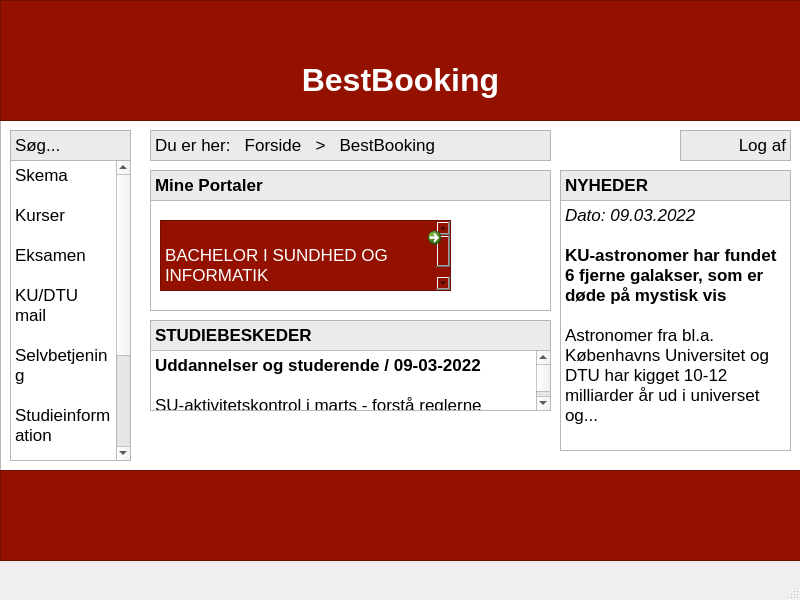
<?xml version="1.0" encoding="UTF-8"?>
<ui version="4.0">
 <class>MainWindow</class>
 <widget class="QMainWindow" name="MainWindow">
  <property name="geometry">
   <rect>
    <x>0</x>
    <y>0</y>
    <width>800</width>
    <height>600</height>
   </rect>
  </property>
  <property name="windowTitle">
   <string>MainWindow</string>
  </property>
  <widget class="QWidget" name="centralwidget">
   <widget class="QTextEdit" name="textEdit">
    <property name="geometry">
     <rect>
      <x>0</x>
      <y>-10</y>
      <width>801</width>
      <height>561</height>
     </rect>
    </property>
   </widget>
   <widget class="QTextEdit" name="textEdit_2">
    <property name="geometry">
     <rect>
      <x>0</x>
      <y>0</y>
      <width>801</width>
      <height>121</height>
     </rect>
    </property>
    <property name="styleSheet">
     <string notr="true">background-color: rgb(148, 17, 0);</string>
    </property>
    <property name="html">
     <string>&lt;!DOCTYPE HTML PUBLIC &quot;-//W3C//DTD HTML 4.0//EN&quot; &quot;http://www.w3.org/TR/REC-html40/strict.dtd&quot;&gt;
&lt;html&gt;&lt;head&gt;&lt;meta name=&quot;qrichtext&quot; content=&quot;1&quot; /&gt;&lt;meta charset=&quot;utf-8&quot; /&gt;&lt;style type=&quot;text/css&quot;&gt;
p, li { white-space: pre-wrap; }
&lt;/style&gt;&lt;/head&gt;&lt;body style=&quot; font-family:'.AppleSystemUIFont'; font-size:13pt; font-weight:400; font-style:normal;&quot;&gt;
&lt;p align=&quot;center&quot; style=&quot;-qt-paragraph-type:empty; margin-top:0px; margin-bottom:0px; margin-left:0px; margin-right:0px; -qt-block-indent:0; text-indent:0px;&quot;&gt;&lt;br /&gt;&lt;/p&gt;
&lt;p align=&quot;center&quot; style=&quot;-qt-paragraph-type:empty; margin-top:0px; margin-bottom:0px; margin-left:0px; margin-right:0px; -qt-block-indent:0; text-indent:0px; font-size:24pt; font-weight:700; color:#ffffff;&quot;&gt;&lt;br /&gt;&lt;/p&gt;
&lt;p align=&quot;center&quot; style=&quot; margin-top:0px; margin-bottom:0px; margin-left:0px; margin-right:0px; -qt-block-indent:0; text-indent:0px;&quot;&gt;&lt;span style=&quot; font-size:24pt; font-weight:700; color:#ffffff;&quot;&gt;BestBooking&lt;/span&gt;&lt;/p&gt;&lt;/body&gt;&lt;/html&gt;</string>
    </property>
   </widget>
   <widget class="QTextEdit" name="textEdit_3">
    <property name="geometry">
     <rect>
      <x>0</x>
      <y>470</y>
      <width>801</width>
      <height>91</height>
     </rect>
    </property>
    <property name="styleSheet">
     <string notr="true">background-color: rgb(148, 17, 0);</string>
    </property>
   </widget>
   <widget class="QTextEdit" name="textEdit_4">
    <property name="geometry">
     <rect>
      <x>680</x>
      <y>130</y>
      <width>111</width>
      <height>31</height>
     </rect>
    </property>
    <property name="styleSheet">
     <string notr="true">background-color: rgb(235, 235, 235);</string>
    </property>
    <property name="html">
     <string>&lt;!DOCTYPE HTML PUBLIC &quot;-//W3C//DTD HTML 4.0//EN&quot; &quot;http://www.w3.org/TR/REC-html40/strict.dtd&quot;&gt;
&lt;html&gt;&lt;head&gt;&lt;meta name=&quot;qrichtext&quot; content=&quot;1&quot; /&gt;&lt;meta charset=&quot;utf-8&quot; /&gt;&lt;style type=&quot;text/css&quot;&gt;
p, li { white-space: pre-wrap; }
&lt;/style&gt;&lt;/head&gt;&lt;body style=&quot; font-family:'.AppleSystemUIFont'; font-size:13pt; font-weight:400; font-style:normal;&quot;&gt;
&lt;p align=&quot;justify&quot; dir='rtl' style=&quot; margin-top:0px; margin-bottom:0px; margin-left:0px; margin-right:0px; -qt-block-indent:0; text-indent:0px;&quot;&gt;&lt;span style=&quot; color:#000000;&quot;&gt;Log af&lt;/span&gt;&lt;/p&gt;&lt;/body&gt;&lt;/html&gt;</string>
    </property>
   </widget>
   <widget class="QTextEdit" name="textEdit_5">
    <property name="geometry">
     <rect>
      <x>10</x>
      <y>160</y>
      <width>121</width>
      <height>301</height>
     </rect>
    </property>
    <property name="html">
     <string>&lt;!DOCTYPE HTML PUBLIC &quot;-//W3C//DTD HTML 4.0//EN&quot; &quot;http://www.w3.org/TR/REC-html40/strict.dtd&quot;&gt;
&lt;html&gt;&lt;head&gt;&lt;meta name=&quot;qrichtext&quot; content=&quot;1&quot; /&gt;&lt;meta charset=&quot;utf-8&quot; /&gt;&lt;style type=&quot;text/css&quot;&gt;
p, li { white-space: pre-wrap; }
&lt;/style&gt;&lt;/head&gt;&lt;body style=&quot; font-family:'.AppleSystemUIFont'; font-size:13pt; font-weight:400; font-style:normal;&quot;&gt;
&lt;p style=&quot; margin-top:0px; margin-bottom:0px; margin-left:0px; margin-right:0px; -qt-block-indent:0; text-indent:0px;&quot;&gt;Skema&lt;/p&gt;
&lt;p style=&quot;-qt-paragraph-type:empty; margin-top:0px; margin-bottom:0px; margin-left:0px; margin-right:0px; -qt-block-indent:0; text-indent:0px;&quot;&gt;&lt;br /&gt;&lt;/p&gt;
&lt;p style=&quot; margin-top:0px; margin-bottom:0px; margin-left:0px; margin-right:0px; -qt-block-indent:0; text-indent:0px;&quot;&gt;Kurser&lt;/p&gt;
&lt;p style=&quot;-qt-paragraph-type:empty; margin-top:0px; margin-bottom:0px; margin-left:0px; margin-right:0px; -qt-block-indent:0; text-indent:0px;&quot;&gt;&lt;br /&gt;&lt;/p&gt;
&lt;p style=&quot; margin-top:0px; margin-bottom:0px; margin-left:0px; margin-right:0px; -qt-block-indent:0; text-indent:0px;&quot;&gt;Eksamen&lt;/p&gt;
&lt;p style=&quot;-qt-paragraph-type:empty; margin-top:0px; margin-bottom:0px; margin-left:0px; margin-right:0px; -qt-block-indent:0; text-indent:0px;&quot;&gt;&lt;br /&gt;&lt;/p&gt;
&lt;p style=&quot; margin-top:0px; margin-bottom:0px; margin-left:0px; margin-right:0px; -qt-block-indent:0; text-indent:0px;&quot;&gt;KU/DTU mail&lt;/p&gt;
&lt;p style=&quot;-qt-paragraph-type:empty; margin-top:0px; margin-bottom:0px; margin-left:0px; margin-right:0px; -qt-block-indent:0; text-indent:0px;&quot;&gt;&lt;br /&gt;&lt;/p&gt;
&lt;p style=&quot; margin-top:0px; margin-bottom:0px; margin-left:0px; margin-right:0px; -qt-block-indent:0; text-indent:0px;&quot;&gt;Selvbetjening&lt;/p&gt;
&lt;p style=&quot;-qt-paragraph-type:empty; margin-top:0px; margin-bottom:0px; margin-left:0px; margin-right:0px; -qt-block-indent:0; text-indent:0px;&quot;&gt;&lt;br /&gt;&lt;/p&gt;
&lt;p style=&quot; margin-top:0px; margin-bottom:0px; margin-left:0px; margin-right:0px; -qt-block-indent:0; text-indent:0px;&quot;&gt;Studieinformation&lt;/p&gt;
&lt;p style=&quot;-qt-paragraph-type:empty; margin-top:0px; margin-bottom:0px; margin-left:0px; margin-right:0px; -qt-block-indent:0; text-indent:0px;&quot;&gt;&lt;br /&gt;&lt;/p&gt;
&lt;p style=&quot; margin-top:0px; margin-bottom:0px; margin-left:0px; margin-right:0px; -qt-block-indent:0; text-indent:0px;&quot;&gt;Hjælp&lt;/p&gt;
&lt;p style=&quot;-qt-paragraph-type:empty; margin-top:0px; margin-bottom:0px; margin-left:0px; margin-right:0px; -qt-block-indent:0; text-indent:0px;&quot;&gt;&lt;br /&gt;&lt;/p&gt;
&lt;p style=&quot; margin-top:0px; margin-bottom:0px; margin-left:0px; margin-right:0px; -qt-block-indent:0; text-indent:0px;&quot;&gt;Om KU&lt;/p&gt;
&lt;p style=&quot;-qt-paragraph-type:empty; margin-top:0px; margin-bottom:0px; margin-left:0px; margin-right:0px; -qt-block-indent:0; text-indent:0px;&quot;&gt;&lt;br /&gt;&lt;/p&gt;
&lt;p style=&quot; margin-top:0px; margin-bottom:0px; margin-left:0px; margin-right:0px; -qt-block-indent:0; text-indent:0px;&quot;&gt;Om DTU&lt;/p&gt;
&lt;p style=&quot;-qt-paragraph-type:empty; margin-top:0px; margin-bottom:0px; margin-left:0px; margin-right:0px; -qt-block-indent:0; text-indent:0px;&quot;&gt;&lt;br /&gt;&lt;/p&gt;
&lt;p style=&quot; margin-top:0px; margin-bottom:0px; margin-left:0px; margin-right:0px; -qt-block-indent:0; text-indent:0px;&quot;&gt;Nyhedsrum&lt;/p&gt;&lt;/body&gt;&lt;/html&gt;</string>
    </property>
   </widget>
   <widget class="QTextEdit" name="textEdit_6">
    <property name="geometry">
     <rect>
      <x>10</x>
      <y>130</y>
      <width>121</width>
      <height>31</height>
     </rect>
    </property>
    <property name="styleSheet">
     <string notr="true">background-color: rgb(235, 235, 235);</string>
    </property>
    <property name="html">
     <string>&lt;!DOCTYPE HTML PUBLIC &quot;-//W3C//DTD HTML 4.0//EN&quot; &quot;http://www.w3.org/TR/REC-html40/strict.dtd&quot;&gt;
&lt;html&gt;&lt;head&gt;&lt;meta name=&quot;qrichtext&quot; content=&quot;1&quot; /&gt;&lt;meta charset=&quot;utf-8&quot; /&gt;&lt;style type=&quot;text/css&quot;&gt;
p, li { white-space: pre-wrap; }
&lt;/style&gt;&lt;/head&gt;&lt;body style=&quot; font-family:'.AppleSystemUIFont'; font-size:13pt; font-weight:400; font-style:normal;&quot;&gt;
&lt;p style=&quot; margin-top:0px; margin-bottom:0px; margin-left:0px; margin-right:0px; -qt-block-indent:0; text-indent:0px;&quot;&gt;Søg...&lt;/p&gt;&lt;/body&gt;&lt;/html&gt;</string>
    </property>
   </widget>
   <widget class="QTextEdit" name="textEdit_7">
    <property name="geometry">
     <rect>
      <x>150</x>
      <y>170</y>
      <width>401</width>
      <height>31</height>
     </rect>
    </property>
    <property name="styleSheet">
     <string notr="true">background-color: rgb(235, 235, 235);</string>
    </property>
    <property name="html">
     <string>&lt;!DOCTYPE HTML PUBLIC &quot;-//W3C//DTD HTML 4.0//EN&quot; &quot;http://www.w3.org/TR/REC-html40/strict.dtd&quot;&gt;
&lt;html&gt;&lt;head&gt;&lt;meta name=&quot;qrichtext&quot; content=&quot;1&quot; /&gt;&lt;meta charset=&quot;utf-8&quot; /&gt;&lt;style type=&quot;text/css&quot;&gt;
p, li { white-space: pre-wrap; }
&lt;/style&gt;&lt;/head&gt;&lt;body style=&quot; font-family:'.AppleSystemUIFont'; font-size:13pt; font-weight:400; font-style:normal;&quot;&gt;
&lt;p style=&quot; margin-top:0px; margin-bottom:0px; margin-left:0px; margin-right:0px; -qt-block-indent:0; text-indent:0px;&quot;&gt;&lt;span style=&quot; font-weight:700;&quot;&gt;Mine Portaler&lt;/span&gt;&lt;/p&gt;&lt;/body&gt;&lt;/html&gt;</string>
    </property>
   </widget>
   <widget class="QTextEdit" name="textEdit_8">
    <property name="geometry">
     <rect>
      <x>150</x>
      <y>200</y>
      <width>401</width>
      <height>111</height>
     </rect>
    </property>
   </widget>
   <widget class="QTextEdit" name="textEdit_9">
    <property name="geometry">
     <rect>
      <x>160</x>
      <y>220</y>
      <width>291</width>
      <height>71</height>
     </rect>
    </property>
    <property name="styleSheet">
     <string notr="true">background-color: rgb(148, 17, 0);</string>
    </property>
    <property name="html">
     <string>&lt;!DOCTYPE HTML PUBLIC &quot;-//W3C//DTD HTML 4.0//EN&quot; &quot;http://www.w3.org/TR/REC-html40/strict.dtd&quot;&gt;
&lt;html&gt;&lt;head&gt;&lt;meta name=&quot;qrichtext&quot; content=&quot;1&quot; /&gt;&lt;meta charset=&quot;utf-8&quot; /&gt;&lt;style type=&quot;text/css&quot;&gt;
p, li { white-space: pre-wrap; }
&lt;/style&gt;&lt;/head&gt;&lt;body style=&quot; font-family:'.AppleSystemUIFont'; font-size:13pt; font-weight:400; font-style:normal;&quot;&gt;
&lt;p style=&quot;-qt-paragraph-type:empty; margin-top:0px; margin-bottom:0px; margin-left:0px; margin-right:0px; -qt-block-indent:0; text-indent:0px;&quot;&gt;&lt;br /&gt;&lt;/p&gt;
&lt;p style=&quot; margin-top:0px; margin-bottom:0px; margin-left:0px; margin-right:0px; -qt-block-indent:0; text-indent:0px;&quot;&gt;&lt;span style=&quot; color:#ffffff;&quot;&gt;BACHELOR I SUNDHED OG INFORMATIK                 &lt;/span&gt;&lt;/p&gt;
&lt;p style=&quot; margin-top:0px; margin-bottom:0px; margin-left:0px; margin-right:0px; -qt-block-indent:0; text-indent:0px;&quot;&gt;&lt;span style=&quot; color:#ffffff;&quot;&gt;				&lt;/span&gt;&lt;/p&gt;&lt;/body&gt;&lt;/html&gt;</string>
    </property>
   </widget>
   <widget class="QCommandLinkButton" name="commandLinkButton">
    <property name="geometry">
     <rect>
      <x>420</x>
      <y>220</y>
      <width>31</width>
      <height>31</height>
     </rect>
    </property>
    <property name="text">
     <string/>
    </property>
   </widget>
   <widget class="QTextEdit" name="textEdit_10">
    <property name="geometry">
     <rect>
      <x>150</x>
      <y>130</y>
      <width>401</width>
      <height>31</height>
     </rect>
    </property>
    <property name="styleSheet">
     <string notr="true">background-color: rgb(235, 235, 235);</string>
    </property>
    <property name="html">
     <string>&lt;!DOCTYPE HTML PUBLIC &quot;-//W3C//DTD HTML 4.0//EN&quot; &quot;http://www.w3.org/TR/REC-html40/strict.dtd&quot;&gt;
&lt;html&gt;&lt;head&gt;&lt;meta name=&quot;qrichtext&quot; content=&quot;1&quot; /&gt;&lt;meta charset=&quot;utf-8&quot; /&gt;&lt;style type=&quot;text/css&quot;&gt;
p, li { white-space: pre-wrap; }
&lt;/style&gt;&lt;/head&gt;&lt;body style=&quot; font-family:'.AppleSystemUIFont'; font-size:13pt; font-weight:400; font-style:normal;&quot;&gt;
&lt;p style=&quot; margin-top:0px; margin-bottom:0px; margin-left:0px; margin-right:0px; -qt-block-indent:0; text-indent:0px;&quot;&gt;Du er her:   Forside   &amp;gt;   BestBooking&lt;/p&gt;&lt;/body&gt;&lt;/html&gt;</string>
    </property>
   </widget>
   <widget class="QTextEdit" name="textEdit_11">
    <property name="geometry">
     <rect>
      <x>560</x>
      <y>170</y>
      <width>231</width>
      <height>31</height>
     </rect>
    </property>
    <property name="styleSheet">
     <string notr="true">background-color: rgb(235, 235, 235);</string>
    </property>
    <property name="html">
     <string>&lt;!DOCTYPE HTML PUBLIC &quot;-//W3C//DTD HTML 4.0//EN&quot; &quot;http://www.w3.org/TR/REC-html40/strict.dtd&quot;&gt;
&lt;html&gt;&lt;head&gt;&lt;meta name=&quot;qrichtext&quot; content=&quot;1&quot; /&gt;&lt;meta charset=&quot;utf-8&quot; /&gt;&lt;style type=&quot;text/css&quot;&gt;
p, li { white-space: pre-wrap; }
&lt;/style&gt;&lt;/head&gt;&lt;body style=&quot; font-family:'.AppleSystemUIFont'; font-size:13pt; font-weight:400; font-style:normal;&quot;&gt;
&lt;p style=&quot; margin-top:0px; margin-bottom:0px; margin-left:0px; margin-right:0px; -qt-block-indent:0; text-indent:0px;&quot;&gt;&lt;span style=&quot; font-weight:700;&quot;&gt;NYHEDER&lt;/span&gt;&lt;/p&gt;&lt;/body&gt;&lt;/html&gt;</string>
    </property>
   </widget>
   <widget class="QTextEdit" name="textEdit_12">
    <property name="geometry">
     <rect>
      <x>560</x>
      <y>200</y>
      <width>231</width>
      <height>251</height>
     </rect>
    </property>
    <property name="html">
     <string>&lt;!DOCTYPE HTML PUBLIC &quot;-//W3C//DTD HTML 4.0//EN&quot; &quot;http://www.w3.org/TR/REC-html40/strict.dtd&quot;&gt;
&lt;html&gt;&lt;head&gt;&lt;meta name=&quot;qrichtext&quot; content=&quot;1&quot; /&gt;&lt;meta charset=&quot;utf-8&quot; /&gt;&lt;style type=&quot;text/css&quot;&gt;
p, li { white-space: pre-wrap; }
&lt;/style&gt;&lt;/head&gt;&lt;body style=&quot; font-family:'.AppleSystemUIFont'; font-size:13pt; font-weight:400; font-style:normal;&quot;&gt;
&lt;p style=&quot; margin-top:0px; margin-bottom:0px; margin-left:0px; margin-right:0px; -qt-block-indent:0; text-indent:0px;&quot;&gt;&lt;span style=&quot; font-style:italic;&quot;&gt;Dato: 09.03.2022&lt;/span&gt;&lt;/p&gt;
&lt;p style=&quot;-qt-paragraph-type:empty; margin-top:0px; margin-bottom:0px; margin-left:0px; margin-right:0px; -qt-block-indent:0; text-indent:0px;&quot;&gt;&lt;br /&gt;&lt;/p&gt;
&lt;p style=&quot; margin-top:0px; margin-bottom:0px; margin-left:0px; margin-right:0px; -qt-block-indent:0; text-indent:0px;&quot;&gt;&lt;span style=&quot; font-weight:700;&quot;&gt;KU-astronomer har fundet 6 fjerne galakser, som er døde på mystisk vis &lt;/span&gt;&lt;/p&gt;
&lt;p style=&quot;-qt-paragraph-type:empty; margin-top:0px; margin-bottom:0px; margin-left:0px; margin-right:0px; -qt-block-indent:0; text-indent:0px;&quot;&gt;&lt;br /&gt;&lt;/p&gt;
&lt;p style=&quot; margin-top:0px; margin-bottom:0px; margin-left:0px; margin-right:0px; -qt-block-indent:0; text-indent:0px;&quot;&gt;Astronomer fra bl.a. Københavns Universitet og DTU har kigget 10-12 milliarder år ud i universet og...&lt;/p&gt;&lt;/body&gt;&lt;/html&gt;</string>
    </property>
   </widget>
   <widget class="QTextEdit" name="textEdit_13">
    <property name="geometry">
     <rect>
      <x>150</x>
      <y>320</y>
      <width>401</width>
      <height>31</height>
     </rect>
    </property>
    <property name="styleSheet">
     <string notr="true">background-color: rgb(235, 235, 235);</string>
    </property>
    <property name="html">
     <string>&lt;!DOCTYPE HTML PUBLIC &quot;-//W3C//DTD HTML 4.0//EN&quot; &quot;http://www.w3.org/TR/REC-html40/strict.dtd&quot;&gt;
&lt;html&gt;&lt;head&gt;&lt;meta name=&quot;qrichtext&quot; content=&quot;1&quot; /&gt;&lt;meta charset=&quot;utf-8&quot; /&gt;&lt;style type=&quot;text/css&quot;&gt;
p, li { white-space: pre-wrap; }
&lt;/style&gt;&lt;/head&gt;&lt;body style=&quot; font-family:'.AppleSystemUIFont'; font-size:13pt; font-weight:400; font-style:normal;&quot;&gt;
&lt;p style=&quot; margin-top:0px; margin-bottom:0px; margin-left:0px; margin-right:0px; -qt-block-indent:0; text-indent:0px;&quot;&gt;&lt;span style=&quot; font-weight:700;&quot;&gt;STUDIEBESKEDER&lt;/span&gt;&lt;/p&gt;&lt;/body&gt;&lt;/html&gt;</string>
    </property>
   </widget>
   <widget class="QTextEdit" name="textEdit_14">
    <property name="geometry">
     <rect>
      <x>150</x>
      <y>350</y>
      <width>401</width>
      <height>61</height>
     </rect>
    </property>
    <property name="html">
     <string>&lt;!DOCTYPE HTML PUBLIC &quot;-//W3C//DTD HTML 4.0//EN&quot; &quot;http://www.w3.org/TR/REC-html40/strict.dtd&quot;&gt;
&lt;html&gt;&lt;head&gt;&lt;meta name=&quot;qrichtext&quot; content=&quot;1&quot; /&gt;&lt;meta charset=&quot;utf-8&quot; /&gt;&lt;style type=&quot;text/css&quot;&gt;
p, li { white-space: pre-wrap; }
&lt;/style&gt;&lt;/head&gt;&lt;body style=&quot; font-family:'.AppleSystemUIFont'; font-size:13pt; font-weight:400; font-style:normal;&quot;&gt;
&lt;p style=&quot; margin-top:0px; margin-bottom:0px; margin-left:0px; margin-right:0px; -qt-block-indent:0; text-indent:0px;&quot;&gt;&lt;span style=&quot; font-weight:700;&quot;&gt;Uddannelser og studerende / 09-03-2022&lt;/span&gt;&lt;/p&gt;
&lt;p style=&quot;-qt-paragraph-type:empty; margin-top:0px; margin-bottom:0px; margin-left:0px; margin-right:0px; -qt-block-indent:0; text-indent:0px;&quot;&gt;&lt;br /&gt;&lt;/p&gt;
&lt;p style=&quot; margin-top:0px; margin-bottom:0px; margin-left:0px; margin-right:0px; -qt-block-indent:0; text-indent:0px;&quot;&gt;SU-aktivitetskontrol i marts - forstå reglerne&lt;/p&gt;
&lt;p style=&quot;-qt-paragraph-type:empty; margin-top:0px; margin-bottom:0px; margin-left:0px; margin-right:0px; -qt-block-indent:0; text-indent:0px;&quot;&gt;&lt;br /&gt;&lt;/p&gt;
&lt;p style=&quot;-qt-paragraph-type:empty; margin-top:0px; margin-bottom:0px; margin-left:0px; margin-right:0px; -qt-block-indent:0; text-indent:0px;&quot;&gt;&lt;br /&gt;&lt;/p&gt;&lt;/body&gt;&lt;/html&gt;</string>
    </property>
   </widget>
  </widget>
  <widget class="QMenuBar" name="menubar">
   <property name="geometry">
    <rect>
     <x>0</x>
     <y>0</y>
     <width>800</width>
     <height>21</height>
    </rect>
   </property>
  </widget>
  <widget class="QStatusBar" name="statusbar"/>
 </widget>
 <resources/>
 <connections/>
</ui>
